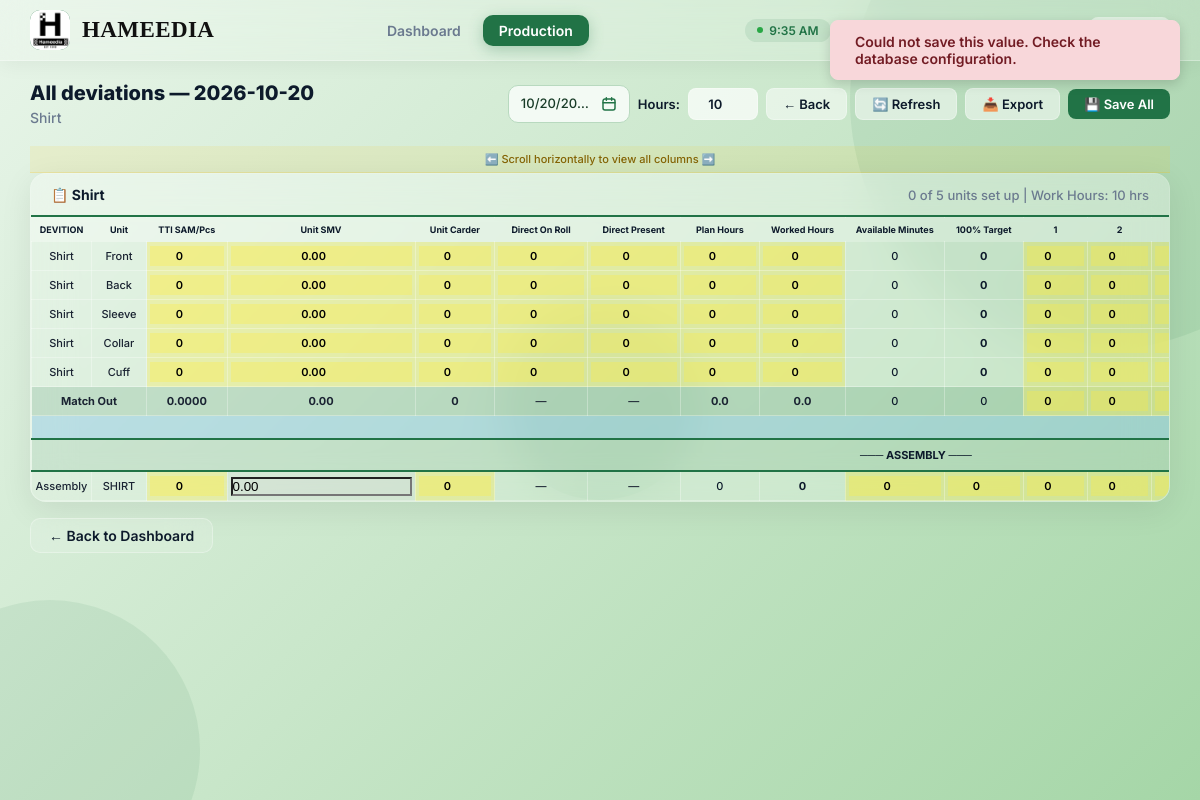
The app's page /division_view.php?id=1&date=2026-10-20 (signed in) with its own data.
### tables this page shows
CREATE TABLE IF NOT EXISTS divisions (
    id INT PRIMARY KEY AUTO_INCREMENT,
    name VARCHAR(50) NOT NULL,
    code VARCHAR(20) NOT NULL,
    type ENUM('shirt', 'trouser', 'coat', 'shirt_mtm', 'trouser_mtm', 'coat_mtm', 'assembly') DEFAULT 'shirt',
    display_order INT DEFAULT 0,
    is_active BOOLEAN DEFAULT TRUE,
    created_at TIMESTAMP DEFAULT CURRENT_TIMESTAMP
);

CREATE TABLE IF NOT EXISTS components (
    id INT PRIMARY KEY AUTO_INCREMENT,
    division_id INT,
    name VARCHAR(50) NOT NULL,
    is_match_out BOOLEAN DEFAULT FALSE,
    display_order INT DEFAULT 0,
    created_at TIMESTAMP DEFAULT CURRENT_TIMESTAMP,
    FOREIGN KEY (division_id) REFERENCES divisions(id) ON DELETE CASCADE
);

### division_view.php (the view, shortened to what the rows shown need)
<?php
require_once __DIR__ . '/includes/auth.php';
require_once __DIR__ . '/includes/functions.php';
if (!function_exists('dedupeComponentRows')) {
    function dedupeComponentRows($list) {
        $out = [];
        foreach ((array)$list as $c) {
            $key = (!empty($c['is_match_out']) ? 'MO:' : 'C:') . strtoupper(trim($c['name']));
            $out[] = $c;
        }
        return $out;
    }
}
$conn = getDB();
$division_id = isset($_GET['id']) ? (int)$_GET['id'] : 0;
$date = normalizeReportDate($_GET['date'] ?? null);
$div_sql = "SELECT * FROM divisions WHERE id = ?";
$stmt = $conn->prepare($div_sql);
$stmt->execute([$division_id]);
$division = $stmt->fetch(PDO::FETCH_ASSOC);
$is_assembly_division = ($division['type'] === 'assembly');
$is_direct_staffing_division = in_array($division['type'], ['shirt', 'trouser'], true);
$division_name = $division['name'];
$work_hours = isset($_GET['hours']) ? (int)$_GET['hours'] : detectWorkHours($conn, $division_id, $date, 10);
$work_hours = max(1, min(11, $work_hours));
$components = dedupeComponentRows(getComponents($conn, $division_id));
$component_data = [];
$shirt_match_out_carder = 0;
$shirt_match_out_smv = 0;
$trouser_match_out_carder = 0;
$trouser_match_out_smv = 0;
foreach ($components as $comp) {
    if ($comp['is_match_out']) continue;
    $comp_id = $comp['id'];
    $data = getReportData($conn, $division_id, $comp_id, $date);
    $data['ttl_sam_pc'] = (float)($data['ttl_sam_pc'] ?? 0);
    $data['unit_smv'] = (float)($data['unit_smv'] ?? 0);
    $data['unit_carder'] = (int)($data['unit_carder'] ?? 0);
    $data['plan_hours'] = (float)($data['plan_hours'] ?? 0);
    $data['worked_hours'] = (float)($data['worked_hours'] ?? $work_hours);
    $data['day_forecast'] = (float)($data['day_forecast'] ?? 0);
    $data['available_minutes'] = (float)($data['available_minutes'] ?? 0);
    $data['plan_minutes'] = (float)($data['plan_minutes'] ?? 0);
    $data['plan_eff'] = (float)($data['plan_eff'] ?? 0);
    $data['target_100'] = (float)($data['target_100'] ?? 0);
    $data['day_total'] = (float)($data['day_total'] ?? 0);
    $data['ern_minutes'] = (float)($data['ern_minutes'] ?? 0);
    $data['acvd_eff'] = (float)($data['acvd_eff'] ?? 0);
    $data['epm'] = (float)($data['epm'] ?? 13.2);
    $data['style_epm'] = (float)($data['style_epm'] ?? 13.2);
    $data['profit'] = (float)($data['profit'] ?? 0);
    for ($h = 1; $h <= 11; $h++) {
        $data["hour_$h"] = (float)($data["hour_$h"] ?? 0);
    }
    if ($is_assembly_division) {
        $comp_name = strtoupper(trim($comp['name']));
        $total_assemble_carder = 0;
        if ($comp_name === 'SHIRT') {
            if ($shirt_match_out_smv > 0) {
                $data['unit_smv'] = $data['ttl_sam_pc'] - $shirt_match_out_smv;
                if ($data['unit_smv'] < 0) $data['unit_smv'] = 0;
            }
            $total_assemble_carder = $data['unit_carder'] + $shirt_match_out_carder;
        } elseif ($comp_name === 'TROUSER') {
            if ($trouser_match_out_smv > 0) {
                $data['unit_smv'] = $data['ttl_sam_pc'] - $trouser_match_out_smv;
                if ($data['unit_smv'] < 0) $data['unit_smv'] = 0;
            }
            $total_assemble_carder = $data['unit_carder'] + $trouser_match_out_carder;
        } else {
            $total_assemble_carder = $data['unit_carder'];
        }
        $data['total_assemble_carder'] = $total_assemble_carder;
        if ($data['unit_smv'] > 0 && $data['unit_carder'] > 0) {
            $data['day_forecast'] = ($data['unit_carder'] * 600 / $data['unit_smv']) * 0.80;
        } else {
            $data['day_forecast'] = 0;
        }
        $data['plan_minutes'] = $data['day_forecast'] * $data['unit_smv'];
        $data['plan_eff'] = ($data['unit_carder'] * $data['plan_hours'] * 60 > 0)
            ? ($data['plan_minutes'] / ($data['unit_carder'] * $data['plan_hours'] * 60)) : 0;
        if ($comp_name === 'SHIRT' || $comp_name === 'TROUSER') {
            $data['target_100'] = ($data['unit_smv'] > 0) ? ($data['unit_carder'] / $data['unit_smv']) * 60 : 0;
        } else {
            $data['target_100'] = ($data['ttl_sam_pc'] > 0) ? ($data['unit_carder'] / $data['ttl_sam_pc']) * 60 : 0;
        }
        $day_total = 0;
        for ($h = 1; $h <= $work_hours; $h++) {
            $day_total += $data["hour_$h"];
        }
        $data['day_total'] = $day_total;
        $data['ern_minutes'] = $day_total * $data['ttl_sam_pc'];
        $data['available_minutes'] = $total_assemble_carder * $data['plan_hours'] * 60;
        if ($data['available_minutes'] > 0 && $data['plan_hours'] > 0) {
            $denominator = $data['available_minutes'] * ($data['worked_hours'] / $data['plan_hours']);
            $data['acvd_eff'] = ($denominator > 0) ? ($data['ern_minutes'] / $denominator) : 0;
        } else {
            $data['acvd_eff'] = 0;
        }
        $profit_multiplier = 500;
        if ($comp_name === 'SHIRT MTM') $profit_multiplier = 1100;
        elseif ($comp_name === 'TROUSER') $profit_multiplier = 800;
        elseif ($comp_name === 'TROUSER MTM') $profit_multiplier = 1500;
        elseif ($comp_name === 'COAT') $profit_multiplier = 2800;
        elseif ($comp_name === 'COAT MTM') $profit_multiplier = 3400;
        elseif ($comp_name === 'KNIT') $profit_multiplier = 295;
        $data['profit'] = ($profit_multiplier * $data['day_total']) - (7365 * $total_assemble_carder);
    } else {
        if ($data['unit_smv'] > 0 && $data['unit_carder'] > 0) {
            $data['day_forecast'] = ($data['unit_carder'] * 600 / $data['unit_smv']) * 0.90;
        } else {
            $data['day_forecast'] = 0;
        }
        $data['available_minutes'] = $data['unit_carder'] * $data['plan_hours'] * 60;
        $data['plan_minutes'] = $data['day_forecast'] * $data['unit_smv'];
        $data['plan_eff'] = ($data['available_minutes'] > 0) ? ($data['plan_minutes'] / $data['available_minutes']) : 0;
        $data['target_100'] = ($data['unit_smv'] > 0) ? ($data['unit_carder'] / $data['unit_smv']) * 60 : 0;
        $day_total = 0;
        for ($h = 1; $h <= $work_hours; $h++) {
            $day_total += $data["hour_$h"];
        }
        $data['day_total'] = $day_total;
        $data['ern_minutes'] = $day_total * $data['unit_smv'];
        $denominator = 1;
        $data['acvd_eff'] = ($denominator > 0) ? ($data['ern_minutes'] / $denominator) : 0;
        if ($data['plan_hours'] > 0) {
            $data['profit'] = ($data['epm'] * ($data['day_total'] * $data['unit_smv'])) - (7365 * $data['unit_carder']) * ($data['worked_hours'] / $data['plan_hours']);
        } else {
            $data['profit'] = ($data['epm'] * ($data['day_total'] * $data['unit_smv'])) - (7365 * $data['unit_carder']);
        }
    }
    $component_data[$comp_id] = $data;
}
$stats = getDivisionStats($conn, $division_id, $date, $work_hours);
$display_total_units = 0;
foreach ($components as $c) {
    if (!empty($c['is_match_out'])) continue;
    $display_total_units++;
}
$stats['total_units'] = $display_total_units;
?>
<!DOCTYPE html>
<html lang="en">
<head>
</head>
<body>
    <div class="container">
        <div class="page-header">
            <div class="title">
                <h2>All deviations — <?php echo date('Y-m-d', strtotime($date)); ?></h2>
                <div class="sub"><?php echo htmlspecialchars($division_name); ?>
                </div>
            </div>
        </div>
        <div class="table-container">
            <div class="table-title">
                <span>📋 <?php echo htmlspecialchars($division_name); ?></span>
                <span class="badge-info"><?php echo $stats['setup_units']; ?> of <?php echo $stats['total_units']; ?> units set up | Work Hours: <?php echo $work_hours; ?> hrs</span>
            </div>
            <table class="excel-table" id="mainTable">
                <thead>
                    <tr>
                        <th style="min-width:60px;">DEVITION</th>
                        <th style="min-width:55px;">Unit</th>
                        <th style="min-width:65px;">TTl SAM/Pcs</th>
                        <th style="min-width:65px;"><?php echo $is_assembly_division ? 'Section SAM/Pc' : 'Unit SMV'; ?></th>
                        <th style="min-width:65px;"><?php echo $is_assembly_division ? 'Assemble Carder' : 'Unit Carder'; ?></th>
                        <?php if ($is_direct_staffing_division): ?>
                        <th style="min-width:80px;">Direct On Roll</th>
                        <th style="min-width:80px;">Direct Present</th>
                        <?php endif; ?>
                        <th style="min-width:65px;">Plan Hours</th>
                        <th style="min-width:65px;">Worked Hours</th>
                        <th style="min-width:70px;">Available Minutes</th>
                        <th style="min-width:60px;">100% Target</th>
                        <?php for ($h = 1; $h <= $work_hours; $h++): ?>
                        <th style="min-width:30px;"><?php echo $h; ?></th>
                        <?php endfor; ?>
                    </tr>
                </thead>
                <tbody>
                    <?php if (empty($components)): ?>
                    <tr><td colspan="<?php echo 11 + $work_hours + ($is_assembly_division ? 1 : 0) + ($is_direct_staffing_division ? 2 : 0); ?>" style="padding:30px; color:var(--steel); text-align:center; font-weight:500;">No components found.</td></tr>
                    <?php else: ?>
                    <?php
                    foreach ($components as $comp):
                        if ($comp['is_match_out'] || ($is_assembly_division && $comp['name'] === 'KNIT')) continue;
                        $data = $component_data[$comp['id']] ?? [];
                        $comp_name_upper = strtoupper(trim($comp['name']));
                        $is_readonly_smv = ($is_assembly_division && ($comp_name_upper === 'SHIRT' || $comp_name_upper === 'TROUSER'));
                    ?>
                    <tr data-component="<?php echo $comp['id']; ?>"
                        data-isassembly="<?php echo $is_assembly_division ? '1' : '0'; ?>"
                        data-compname="<?php echo htmlspecialchars($comp['name']); ?>">
                        <td><?php echo htmlspecialchars($division_name); ?></td>
                        <td><?php echo htmlspecialchars($comp['name']); ?></td>
                        <td class="editable-yellow"><input type="number" step="0.01" class="field-input" data-field="ttl_sam_pc" value="<?php echo $data['ttl_sam_pc'] ?? 0; ?>"></td>
                        <td class="<?php echo $is_readonly_smv ? 'readonly-cell' : 'editable-yellow'; ?>">
                            <input type="number" step="0.01"
                                   class="field-input <?php echo $is_readonly_smv ? 'readonly-smv' : ''; ?>"
                                   data-field="unit_smv"
                                   value="<?php echo number_format($data['unit_smv'] ?? 0, 2, '.', ''); ?>"
                                   <?php echo $is_readonly_smv ? 'readonly' : ''; ?>>
                        </td>
                        <td class="editable-yellow"><input type="number" class="field-input" data-field="unit_carder" value="<?php echo $data['unit_carder'] ?? 0; ?>"></td>
                        <?php if ($is_direct_staffing_division): ?>
                        <td class="editable-yellow"><input type="number" min="0" step="1" class="field-input" data-field="direct_on_roll" value="<?php echo $data['direct_on_roll'] ?? 0; ?>"></td>
                        <td class="editable-yellow"><input type="number" min="0" step="1" class="field-input" data-field="direct_present" value="<?php echo $data['direct_present'] ?? 0; ?>"></td>
                        <?php endif; ?>
                        <td class="editable-yellow"><input type="number" step="0.5" class="field-input" data-field="plan_hours" value="<?php echo $data['plan_hours'] ?? 0; ?>"></td>
                        <td class="editable-yellow"><input type="number" step="0.5" class="field-input" data-field="worked_hours" value="<?php echo $data['worked_hours'] ?? $work_hours; ?>"></td>
                        <td class="calculated avail-minutes" id="am-<?php echo $comp['id']; ?>"><?php echo number_format($data['available_minutes'] ?? 0, 0); ?></td>
                        <td class="calculated target-100" id="t100-<?php echo $comp['id']; ?>" style="font-weight:700;"><?php echo number_format($data['target_100'] ?? 0, 0); ?></td>
                        <?php for ($h = 1; $h <= $work_hours; $h++): ?>
                        <td class="editable-yellow"><input type="number" class="hour-input" data-hour="<?php echo $h; ?>" value="<?php echo $data["hour_$h"] ?? 0; ?>"></td>
                        <?php endfor; ?>
                    </tr>
                    <?php endforeach; ?>
                    <?php endif; ?>
                </tbody>
            </table>
        </div>
    </div>
</body>
</html>

### records on screen
divisions: name "Shirt"
components: is_match_out "0", division.name "Shirt", name "Cuff", id "0", id "0.00"
components: division.name "Shirt", name "Front", id "0", id "0.00"
components: division.name "Shirt", name "Back", id "0", id "0.00"
components: division.name "Shirt", name "Sleeve", id "0", id "0.00"
components: division.name "Shirt", name "Collar", id "0", id "0.00"

### other values on screen
date('Y-m-d', strtotime($date)) "2026-10-20"
$stats['total_units'] "5"
$work_hours "10"
$match_out['ttl_sam'] "0.0000"
$mo_unit_smv "0.00"
$mo_unit_carder "0"
$mo_plan_hours "0.0"
$mo_worked_hours "0.0"
$mo_available_minutes "0"
$match_out['target_100'] "0"
$data['available_minutes'] "0"
$data['target_100'] "0"
